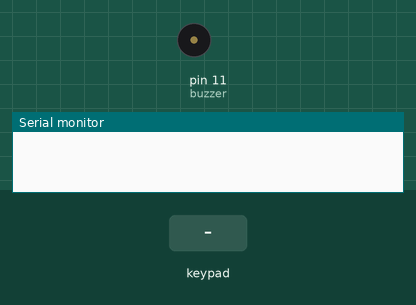
This sketch was run on a simulated Arduino Uno, built with avr-gcc and run on an emulated ATmega328P. Parts: buzzer (waves = sounding), the last lines printed to the serial monitor. Inputs (shaded band) come from the test bench.

Above: at 1.2 s.
1.3 s: key '1' pressed
At 2.5 s:
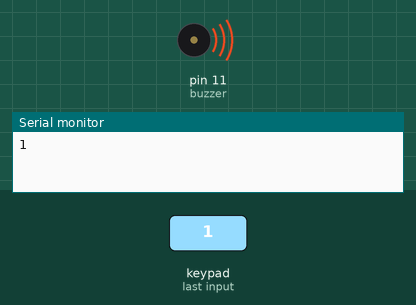
2.8 s: keypad keys 2 3 4 5 # pressed 0.4 s apart
At 3.7 s:
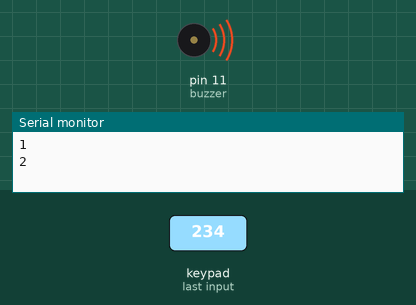
6.8 s: key 'A' pressed
At 7.7 s:
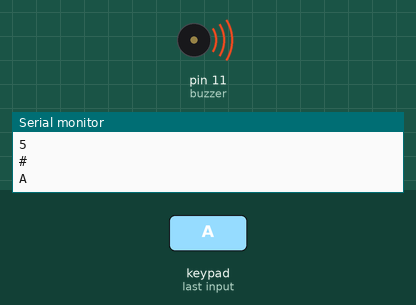
8.8 s: keypad keys 2 3 4 5 * pressed 0.4 s apart
At 9.3 s:
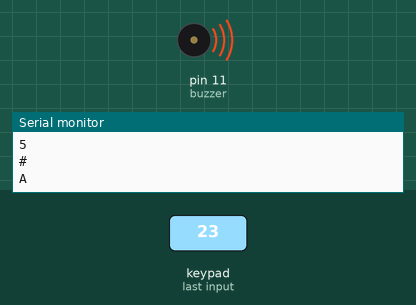
12.8 s: key 'B' pressed
At 13.8 s:
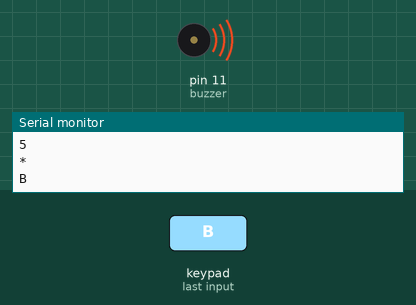
14.8 s: keypad keys 2 3 4 5 D pressed 0.4 s apart
At 15.8 s:
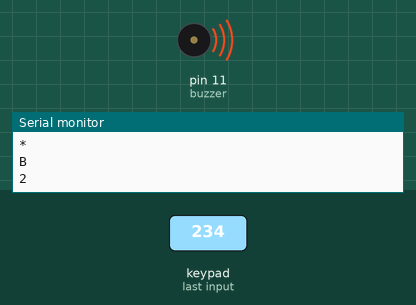
Timing chart, 0 to 18.4 s (numbered marks = the images above; inputs shaded):
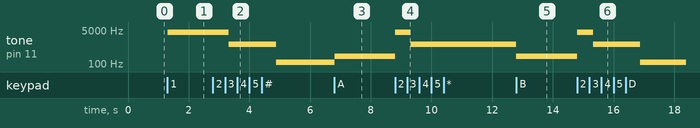

The sketch:

music_Keypad.ino
```cpp
#include <Keypad.h>
#define buzzer 11
const byte ROWS = 4; //four rows
const byte COLS = 4; //four columns
//define the cymbols on the buttons of the keypads
char hexaKeys[ROWS][COLS] = {
  {'1','2','3','A'},
  {'4','5','6','B'},
  {'7','8','9','C'},
  {'*','0','#','D'}
};
byte rowPins[ROWS] = {2, 3, 4, 5}; //connect to the row pinouts of the keypad
byte colPins[COLS] = {6, 7, 8, 9}; //connect to the column pinouts of the keypad
//initialize an instance of class NewKeypad
Keypad customKeypad = Keypad( makeKeymap(hexaKeys), rowPins, colPins, ROWS, COLS);
void setup(){
  Serial.begin(9600);
}
void loop(){
  char customKey = customKeypad.getKey();
  if (customKey){
    switch(customKey){
      case '0':setPwmFrequency(11, 8);analogWrite(buzzer,10);break;
      case '1':setPwmFrequency(11, 8);analogWrite(buzzer,20);break;
      case '2':setPwmFrequency(11, 8);analogWrite(buzzer,30);break;
      case '3':setPwmFrequency(11, 32);analogWrite(buzzer,40);break;
      case '4':setPwmFrequency(11, 32);analogWrite(buzzer,50);break;
      case '5':setPwmFrequency(11, 32);analogWrite(buzzer,60);break;
      case '6':setPwmFrequency(11, 64);analogWrite(buzzer,70);break;
      case '7':setPwmFrequency(11, 64);analogWrite(buzzer,80);break;
      case '8':setPwmFrequency(11, 64);analogWrite(buzzer,90);break;
      case '9':setPwmFrequency(11, 128);analogWrite(buzzer,100);break;
      case 'A':setPwmFrequency(11, 128);analogWrite(buzzer,110);break;
      case 'B':setPwmFrequency(11, 128);analogWrite(buzzer,120);break;
      case 'C':setPwmFrequency(11, 256);analogWrite(buzzer,130);break;
      case 'D':setPwmFrequency(11, 256);analogWrite(buzzer,140);break;
      case '#':setPwmFrequency(11, 256);analogWrite(buzzer,150);break;
      case '*':setPwmFrequency(11, 1024);analogWrite(buzzer,160);break;
      default : break;
    }
    delay(500);
    analogWrite(buzzer,0);
    Serial.println(customKey);
  }
}

/*
* Set pin 9's PWM frequency to 3906 Hz (31250/8 = 3906)
* Note that the base frequency for pins 3, 9, 10, and 11 is 31250 Hz
*setPwmFrequency(9, 8);

* Set pin 6's PWM frequency to 62500 Hz (62500/1 = 62500)
* Note that the base frequency for pins 5 and 6 is 62500 Hz
*setPwmFrequency(6, 1);
*
* Divides a given PWM pin frequency by a divisor.
*
* The resulting frequency is equal to the base frequency divided by
* the given divisor:
*   - Base frequencies:
*      o The base frequency for pins 3, 9, 10, and 11 is 31250 Hz.
*      o The base frequency for pins 5 and 6 is 62500 Hz.
*   - Divisors:
*      o The divisors available on pins 5, 6, 9 and 10 are: 1, 8, 64,
*        256, and 1024.
*      o The divisors available on pins 3 and 11 are: 1, 8, 32, 64,
*        128, 256, and 1024.
*
* PWM frequencies are tied together in pairs of pins. If one in a
* pair is changed, the other is also changed to match:
*   - Pins 5 and 6 are paired on timer0
*   - Pins 9 and 10 are paired on timer1
*   - Pins 3 and 11 are paired on timer2
*
* Note that this function will have side effects on anything else
* that uses timers:
*   - Changes on pins 3, 5, 6, or 11 may cause the delay() and
*     millis() functions to stop working. Other timing-related
*     functions may also be affected.
*   - Changes on pins 9 or 10 will cause the Servo library to function
*     incorrectly.
*
* Thanks to macegr of the Arduino forums for his documentation of the
* PWM frequency divisors. His post can be viewed at:
*   http://www.arduino.cc/cgi-bin/yabb2/YaBB.pl?num=1235060559/0#4
*/
void setPwmFrequency(int pin, int divisor) {
  byte mode;
  if(pin == 5 || pin == 6 || pin == 9 || pin == 10) {
    switch(divisor) {
      case 1: mode = 0x01; break;
      case 8: mode = 0x02; break;
      case 64: mode = 0x03; break;
      case 256: mode = 0x04; break;
      case 1024: mode = 0x05; break;
      default: return;
    }
    if(pin == 5 || pin == 6) {
      TCCR0B = TCCR0B & 0b11111000 | mode;
    } else {
      TCCR1B = TCCR1B & 0b11111000 | mode;
    }
  } else if(pin == 3 || pin == 11) {
    switch(divisor) {
      case 1: mode = 0x01; break;
      case 8: mode = 0x02; break;
      case 32: mode = 0x03; break;
      case 64: mode = 0x04; break;
      case 128: mode = 0x05; break;
      case 256: mode = 0x06; break;
      case 1024: mode = 0x7; break;
      default: return;
    }
    TCCR2B = TCCR2B & 0b11111000 | mode;
  }
}
```

Measured:
- after the input at 1.3 s, tone on pin 11 (buzzer): silent → 3922 Hz at once
- after the input at 2.8 s, tone on pin 11 (buzzer): 3922 Hz → 980 Hz after 0.52 s, → 123 Hz 1.6 s later
- after the input at 6.8 s, tone on pin 11 (buzzer): 123 Hz → 245 Hz at once
- after the input at 8.8 s, tone on pin 11 (buzzer): 245 Hz → 3922 Hz at once, → 980 Hz 0.52 s later
- after the input at 12.8 s, tone on pin 11 (buzzer): 980 Hz → 245 Hz at once
- after the input at 14.8 s, tone on pin 11 (buzzer): 245 Hz → 3922 Hz at once, → 980 Hz 0.52 s later, → 123 Hz 1.6 s later
